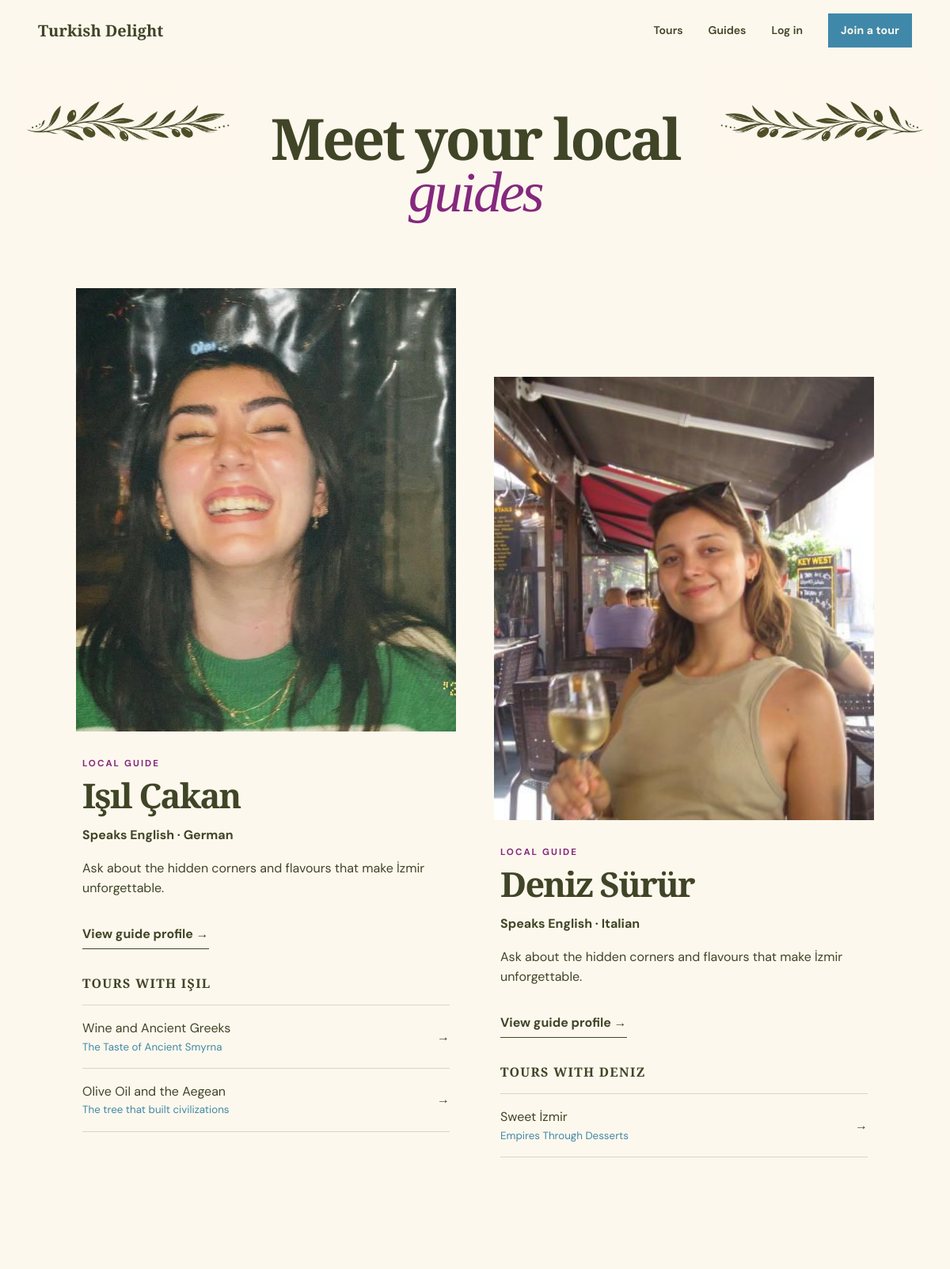
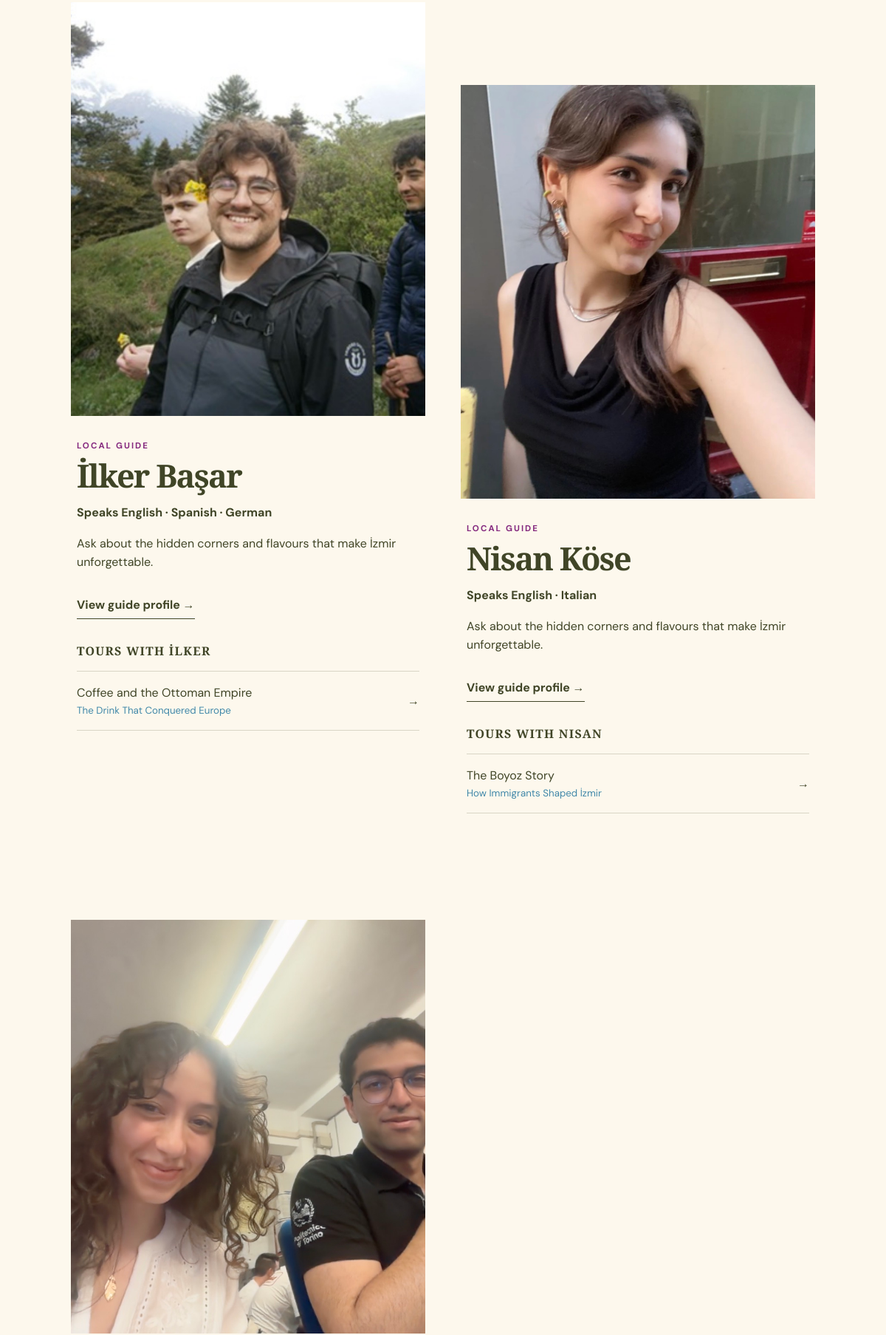
The page /guides (upper part) on the database its author committed (2 pictures, top to bottom).
### tables this page shows
CREATE TABLE "users" (
          id INTEGER PRIMARY KEY AUTOINCREMENT,
          first_name TEXT NOT NULL, last_name TEXT NOT NULL,
          email TEXT NOT NULL UNIQUE, password_hash TEXT NOT NULL,
          role TEXT NOT NULL CHECK(role IN ('guide','participant','admin')),
          languages TEXT NOT NULL DEFAULT '[]'
        , profile_photo TEXT NOT NULL DEFAULT 'GuideDefault.jpg');

CREATE TABLE tours (
  id INTEGER PRIMARY KEY AUTOINCREMENT, guide_id INTEGER NOT NULL REFERENCES users(id),
  title TEXT NOT NULL, subtitle TEXT NOT NULL, description TEXT NOT NULL, foods TEXT NOT NULL, stops TEXT NOT NULL, story_points TEXT NOT NULL,
  meeting_point TEXT NOT NULL, duration INTEGER NOT NULL CHECK(duration > 0),
  language TEXT NOT NULL, capacity INTEGER NOT NULL CHECK(capacity > 0)
);

### app.py (the view)
@app.route("/guides")
def guides():
    rows = userdb.list_guides(get_db(), public_order=True)
    guide_list = []
    for row in rows:
        guide = User(row)
        guide_tours = tourdb.tours_for_guide(get_db(), guide.id, summary=True)
        guide_list.append({
            "user": guide,
            "tours": guide_tours,
            "image": guide_image(guide.profile_photo),
        })
    return render_template("guides.html", guides=guide_list)

### app.py (called while the page is built)
def get_db():
    if "db" not in g:
        g.db = sqlite3.connect(DATABASE)
        g.db.row_factory = sqlite3.Row
        g.db.execute("PRAGMA foreign_keys = ON")
    return g.db

@app.before_request
def verify_csrf():
    if request.method == "POST" and request.form.get("csrf_token") != session.get("csrf_token"):
        abort(400, "Invalid or missing form token.")

def guide_image(filename):
    filename = filename or DEFAULT_GUIDE_IMAGE
    relative = Path(filename)
    if relative.is_absolute() or ".." in relative.parts:
        return DEFAULT_GUIDE_IMAGE
    return filename if (BASE_DIR / "static" / relative).is_file() else DEFAULT_GUIDE_IMAGE

### tourdb.py (called while the page is built)
def tours_for_guide(db, guide_id, summary=False):
    fields = "id,title,subtitle" if summary else "*"
    return db.execute(
        f"SELECT {fields} FROM tours WHERE guide_id=? ORDER BY id", (guide_id,)
    ).fetchall()

### user.py (called while the page is built)
    @property
    def full_name(self):
        return f"{self.first_name} {self.last_name}"

### userdb.py (called while the page is built)
def list_guides(db, public_order=False):
    order = "last_name, first_name"
    if public_order:
        order = """CASE email
          WHEN 'isil@turkishdelight.test' THEN 1
          WHEN 'deniz@turkishdelight.test' THEN 2
          WHEN 'ilker@turkishdelight.test' THEN 3
          WHEN 'nisan@turkishdelight.test' THEN 4
          ELSE 5 END, id"""
    return db.execute(f"SELECT * FROM users WHERE role='guide' ORDER BY {order}").fetchall()

### templates/guides.html (shortened to what this page needs)
{% extends "base.html" %}
{% block content %}
  <section class="page-hero guides-page-hero">
    <img
      class="guide-decoration guide-decoration-left"
      src="{{ url_for('static', filename='decoration2.png') }}"
      alt=""
      aria-hidden="true"
    >
    <img
      class="guide-decoration guide-decoration-right"
      src="{{ url_for('static', filename='decoration2.png') }}"
      alt=""
      aria-hidden="true"
    >
    <h1>Meet your local<br><em>guides</em></h1>
  </section>
  <section class="section guides-grid">
    {% for guide in guides %}
      <article class="guide-profile">
        <a class="guide-profile-image" href="{{ url_for('guide_detail', guide_id=guide.user.id) }}">
          <img
            src="{{ url_for('static', filename=guide.image) }}"
            alt="{{ guide.user.full_name }}, Turkish Delight guide"
          >
        </a>
        <div class="guide-profile-copy">
          <p class="eyebrow">Local guide</p>
          <h2><a href="{{ url_for('guide_detail', guide_id=guide.user.id) }}">{{ guide.user.full_name }}</a></h2>
          <p class="guide-languages">Speaks {{ guide.user.languages|join(' · ') }}</p>
          <p>Ask about the hidden corners and flavours that make İzmir unforgettable.</p>
          <a class="text-link" href="{{ url_for('guide_detail', guide_id=guide.user.id) }}">View guide profile →</a>
          {% if guide.tours %}
            <h3>Tours with {{ guide.user.first_name }}</h3>
            <ul>
              {% for tour in guide.tours %}
                <li>
                  <a href="{{ url_for('tour_detail', tour_id=tour.id) }}">
                    <span>{{ tour.title }}</span>
                    <small>{{ tour.subtitle }}</small>
                    <b>→</b>
                  </a>
                </li>
              {% endfor %}
            </ul>
          {% else %}
            <p>New walking stories coming soon.</p>
          {% endif %}
        </div>
      </article>
    {% else %}
      <div class="empty-state"><h2>Our next storytellers are on their way.</h2></div>
    {% endfor %}
  </section>
{% endblock %}

### static/styles/variables.css (style rules this page uses)
:root { --ink: #404527; --deep: #4088A9; --cream: #FDF8ED; --paper: #FDF8ED; --clay: #84287E; --gold: #CBC362; --sea: #4088A9; --line: rgba(64, 69, 39, .2); --serif: "Playfair Display", Georgia, serif; --sans: "DM Sans", Arial, sans-serif }

### static/styles/base.css (style rules this page uses)
* { box-sizing: border-box }
html { scroll-behavior: smooth }
body { margin: 0; background: var(--paper); color: var(--ink); font-family: var(--sans); font-size: 16px; line-height: 1.6 }
img { display: block; max-width: 100% }
a { color: inherit; text-decoration: none }

### static/styles/shared-components.css (style rules this page uses)
.eyebrow { text-transform: uppercase; letter-spacing: .18em; font-size: .72rem; font-weight: 700; margin: 0 0 1.5rem }
.section { padding: 8rem 8vw }
h2 { font: 600 clamp(2.8rem, 5vw, 5.4rem)/.98 var(--serif); letter-spacing: -.04em; margin: 0 }
.text-link { display: inline-flex; gap: .7rem; font-weight: 700; border-bottom: 1px solid; padding: 0 0 .35rem; margin-top: 1rem }

### static/styles/catalog.css (style rules this page uses)
.page-hero { padding: 8rem 8vw 6rem; background: var(--cream) }
.page-hero h1 { font: 600 clamp(3.8rem, 8vw, 8rem)/.9 var(--serif); letter-spacing: -.045em; margin: 0 0 2rem }
.page-hero h1 em { color: var(--clay); font-weight: 500 }
.guides-page-hero { background: var(--cream) }
.guides-grid { display: grid; grid-template-columns: 1fr 1fr; gap: 7rem 3rem }
.guide-profile:nth-child(even) { margin-top: 7rem }
.guide-profile-image { position: relative; height: 560px; background: var(--cream); overflow: hidden }
.guide-profile-image img { width: 100%; height: 100%; object-fit: cover }
.guide-profile-copy { padding: 2rem .5rem }
.guide-profile-copy .eyebrow { margin-bottom: .6rem; color: var(--clay) }
.guide-profile-copy h2 { font-size: 2.7rem; margin-bottom: .4rem }
.guide-languages { font-weight: 700 }
.guide-profile-copy h3 { font: 600 1rem var(--serif); margin-top: 2rem; text-transform: uppercase; letter-spacing: .08em }
.guide-profile-copy ul { list-style: none; padding: 0; margin: 0; border-top: 1px solid var(--line) }
.guide-profile-copy li a { display: grid; grid-template-columns: 1fr auto; align-items: center; padding: 1rem 0; border-bottom: 1px solid var(--line) }
.guide-profile-copy li small { display: block; color: #58716d }
.guide-profile-copy li b { grid-column: 2; grid-row: 1/3 }
.guide-profile-image { display: block }
.guide-profile-image img { transition: transform .45s }

### static/styles/theme-layout.css (style rules this page uses)
.guide-profile-copy li small, .demo-hint, .admin-no-tours { color: var(--sea) }
.guides-page-hero { padding: 4rem 8vw 2.5rem }
.guides-page-hero h1 { font-size: clamp(3.5rem, 6vw, 6rem); margin-bottom: 0 }
.guides-grid { padding-top: 3rem }
.guides-page-hero { position: relative; overflow: hidden; text-align: center }
.guide-decoration { position: absolute; top: .5rem; width: min(24vw, 300px); height: auto; pointer-events: none; user-select: none }
.guide-decoration-left { left: 1.5vw }
.guide-decoration-right { right: 1.5vw; transform: scaleX(-1) }
.guides-page-hero>p, .guides-page-hero>h1 { position: relative; z-index: 1 }
.guides-page-hero>h1 { margin-left: auto; margin-right: auto }

### rows shown on the page
users: profile_photo (picture), user.full_name "Işıl Çakan", user.languages "English · German", user.first_name "IŞIL"
tours: title "Wine and Ancient Greeks", subtitle "The Taste of Ancient Smyrna"
tours: title "Olive Oil and the Aegean", subtitle "The tree that built civilizations"
users: profile_photo (picture), user.full_name "Deniz Sürür", user.languages "English · Italian", user.first_name "DENIZ"
tours: title "Sweet İzmir", subtitle "Empires Through Desserts"
users: profile_photo (picture), user.full_name "İlker Başar", user.languages "English · Spanish · German", user.first_name "İLKER"
tours: title "Coffee and the Ottoman Empire", subtitle "The Drink That Conquered Europe"
users: profile_photo (picture), user.full_name "Nisan Köse", user.languages "English · Italian", user.first_name "NISAN"
tours: title "The Boyoz Story", subtitle "How Immigrants Shaped İzmir"
users: profile_photo (picture)
